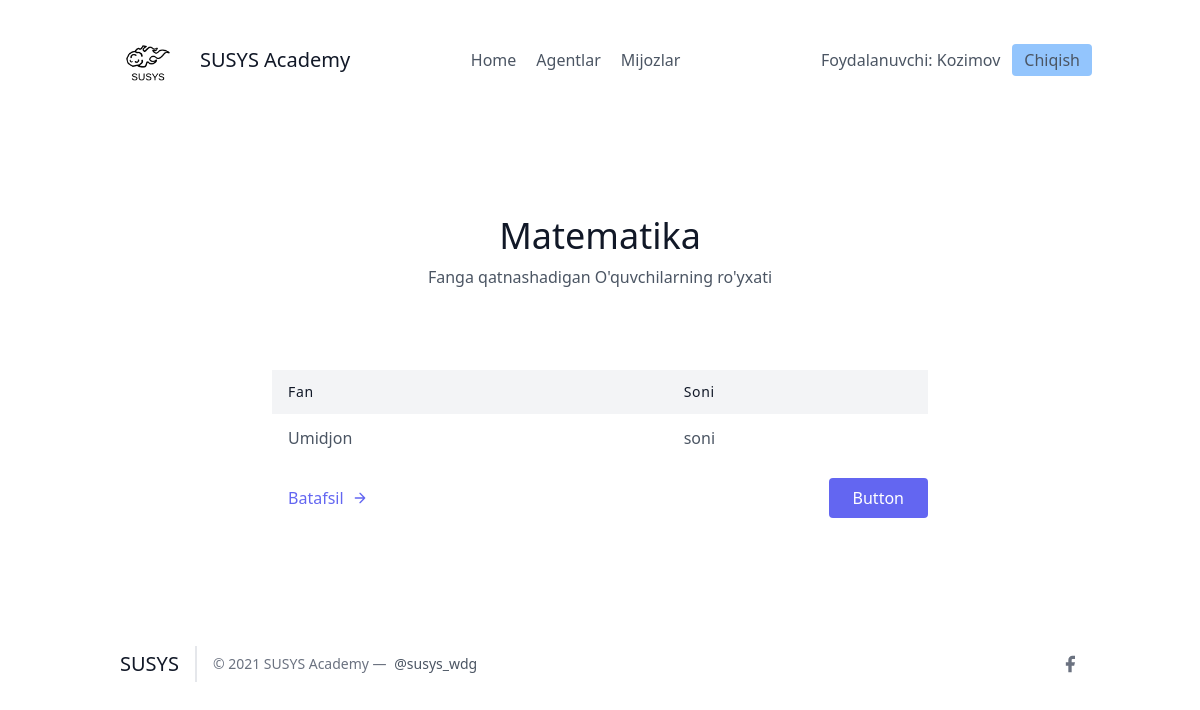
The page /leads/categories/1 (signed in) on the database its author committed.
### leads/models.py (models this page shows, shortened)
class User(AbstractUser):
    is_organisor = models.BooleanField(default=True)
    is_agent = models.BooleanField(default=False)

class Category(models.Model):
    nomi = models.CharField(max_length=20)
    organisation = models.ForeignKey(UserProfile, on_delete=models.CASCADE)

class Lead(models.Model):
    ismi = models.CharField(max_length=20)
    familiyasi = models.CharField(max_length=20)
    yoshi = models.IntegerField(default=0)
    organisation = models.ForeignKey(UserProfile, on_delete=models.CASCADE)
    agent = models.ForeignKey("Agent", null=True, blank=True, on_delete=models.SET_NULL)
    category = models.ForeignKey("Category", related_name="leads", null=True, blank=True, on_delete=models.SET_NULL)

### leads/views.py (the view)
# urls.py: path('categories/<int:pk>', CategoryDetailView.as_view(), name="category")
class CategoryDetailView(LoginRequiredMixin, DetailView):
    template_name = "leads/category_detail.html"
    context_object_name = "category"
    def get_queryset(self):
        user = self.request.user
        if user.is_organisor:
            queryset = Category.objects.filter(
                organisation = user.userprofile
            )
        else:
            queryset = Category.objects.filter(
                organisation = user.agent.organisation
            )
        return queryset

### leads/templates/leads/category_detail.html (shortened to what this page needs)
{% extends 'base.html' %}
{% block content %}
    <section class="text-gray-600 body-font">
    <div class="container px-5 py-24 mx-auto">
      <div class="flex flex-col text-center w-full mb-20">
        <h1 class="sm:text-4xl text-3xl font-medium title-font mb-2 text-gray-900">{{ category.nomi }}</h1>
        <p class="lg:w-2/3 mx-auto leading-relaxed text-base">Fanga qatnashadigan O'quvchilarning ro'yxati</p>
      </div>
      <div class="lg:w-2/3 w-full mx-auto overflow-auto">
        <table class="table-auto w-full text-left whitespace-no-wrap">
          <thead>
            <tr>
              <th class="px-4 py-3 title-font tracking-wider font-medium text-gray-900 text-sm bg-gray-100">Fan</th>
              <th class="px-4 py-3 title-font tracking-wider font-medium text-gray-900 text-sm bg-gray-100">Soni</th>
            </tr>
          </thead>
          <tbody>
            {% for lead in category.leads.all %}
            <tr>
              <td class="px-4 py-3"><a class="hover:text-blue-500" href="{% url 'leads:detallar' lead.pk %}">{{ lead.ismi }}</a></td>
              <td class="px-4 py-3">soni</td>
            </tr>
            {% endfor %}
          </tbody>
        </table>
      </div>
      <div class="flex pl-4 mt-4 lg:w-2/3 w-full mx-auto">
        <a class="text-indigo-500 inline-flex items-center md:mb-2 lg:mb-0">Batafsil
          <svg fill="none" stroke="currentColor" stroke-linecap="round" stroke-linejoin="round" stroke-width="2" class="w-4 h-4 ml-2" viewBox="0 0 24 24">
            <path d="M5 12h14M12 5l7 7-7 7"></path>
          </svg>
        </a>
        <button class="flex ml-auto text-white bg-indigo-500 border-0 py-2 px-6 focus:outline-none hover:bg-indigo-600 rounded">Button</button>
      </div>
    </div>
    </section>
{% endblock %}

### frontend/details/navbar.html
{% load static %}
<header class="text-gray-600 body-font">
  <div class="container mx-auto flex flex-wrap p-5 flex-col md:flex-row items-center">
    <a class="flex title-font font-medium items-center text-gray-900 mb-4 md:mb-0">
      <img src="{% static 'img/logo-dark.png' %}" style="width: 80px;" alt="Logo">
      <span class="ml-3 text-xl">SUSYS Academy</span>
    </a>
    <nav class="md:ml-auto md:mr-auto flex flex-wrap items-center text-base justify-center">
      <a href="/" class="mr-5 hover:text-gray-900">Home</a>
    {% if not request.user.is_authenticated %}
      </nav>
        <button class="inline-flex items-center bg-blue-300 border-0 py-1 px-3 focus:outline-none hover:bg-blue-200 rounded text-base mt-4 md:mt-0" style="margin-right: 20px">
          <a  href="{% url 'signup' %}">Ro'yxatdan o'tish
          </a>
        </button>
    {% else %}
      {% if request.user.is_organisor %}
        <a href="/agents/" class="mr-5 hover:text-gray-900">Agentlar</a>
        {% endif %}
        <a href="/leads/" class="mr-5 hover:text-gray-900">Mijozlar</a>
      </nav>
    {% endif %}
    {% if request.user.is_authenticated %}
      Foydalanuvchi: {{ request.user.username }}
      <button class="ml-3 inline-flex items-center bg-blue-300 border-0 py-1 px-3 focus:outline-none hover:bg-blue-200 rounded text-base mt-4 md:mt-0">
        <a  href="{% url 'logout' %}">Chiqish
        </a>
      </button>
    {% else %}
    <button class="inline-flex items-center bg-blue-300 border-0 py-1 px-3 focus:outline-none hover:bg-blue-200 rounded text-base mt-4 md:mt-0">
      <a href="{% url 'login' %}">Kirish
    </a>
    </button>
    {% endif %}
  </div>
</header>

### rows shown on the page
User: user.username "Kozimov"
Category: nomi "Matematika"
Lead: ismi "Umidjon"
